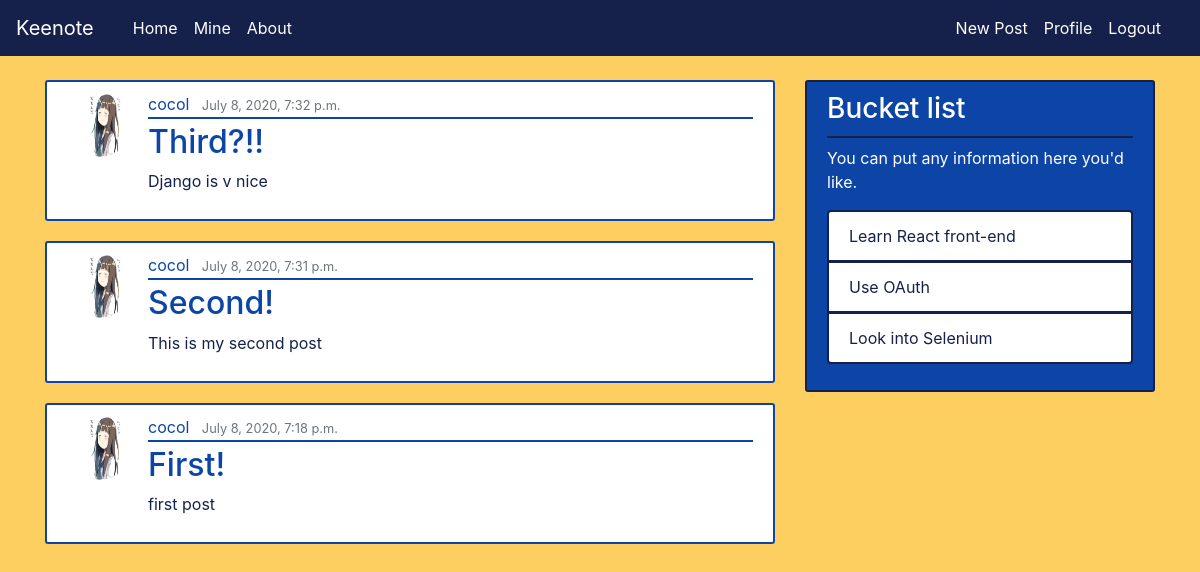
Page /mine/ (signed in) on the earlier database version.
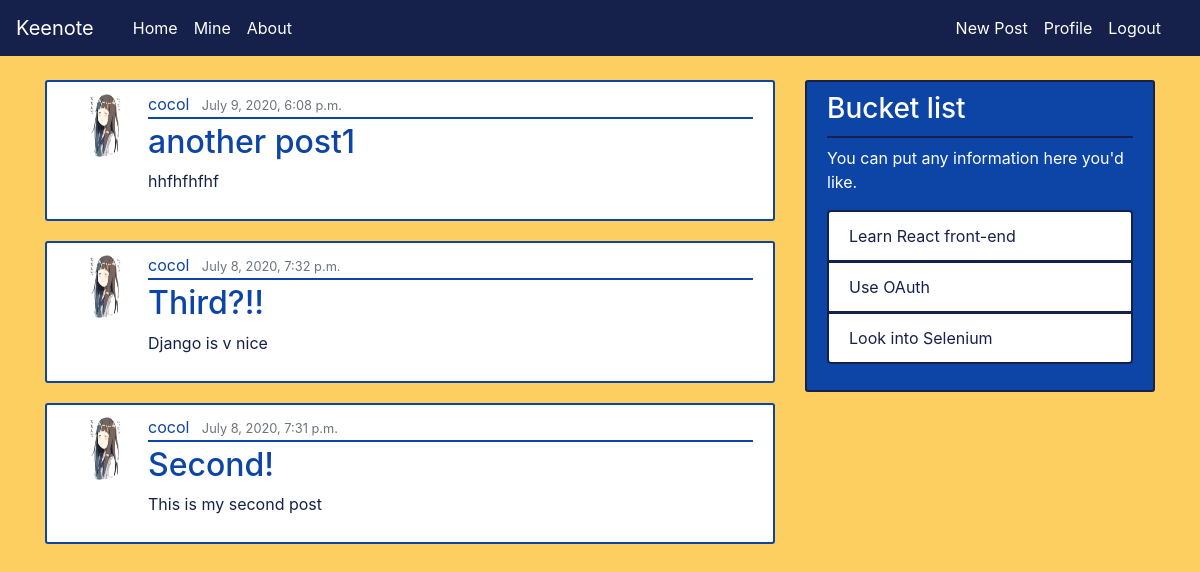
Same page on the later database version.
### blog/models.py (models this page shows, shortened)
class Post(models.Model):
    title = models.CharField(max_length = 200)
    content = models.TextField()
    date_posted = models.DateTimeField(default=timezone.now)
    author = models.ForeignKey(User, on_delete=models.CASCADE)

### users/models.py (models this page shows, shortened)
class Profile(models.Model):
    user = models.OneToOneField(User, on_delete=models.CASCADE)
    image = models.ImageField(default='default.PNG', upload_to='profile_pics')

### blog/views.py (the view)
# urls.py: path('mine/', MyPostsView.as_view(), name="my-posts"),
class MyPostsView(LoginRequiredMixin, ListView):
    model = Post
    template_name = "blog/mine.html" # naming convention:<app>/<model>_<viewtype>.html
    context_object_name = 'posts'
    ordering = ['-date_posted']

### blog/templates/blog/mine.html
{% extends "blog/base.html" %}
{% block content %}
    {% for post in posts %}
        {% if post.author == user %}
            <article class="media content-section">
                <img class="rounded-circle article-img" src="{{ post.author.profile.image.url }}">
                <div class="media-body">
                    <div class="article-metadata">
                        <a class="mr-2 article-author" href="#">{{ post.author }}</a>
                        <small class="text-muted">{{ post.date_posted }}</small>
                    </div>
                    <h2><a class="article-title" href="{% url 'post-detail' post.id %}">{{ post.title }}</a></h2>
                    <p class="article-content">{{ post.content }}</p>
                </div>
            </article>
        {% endif %}
    {% endfor %}
{% endblock %}

### blog/templates/blog/base.html (shortened to what this page needs)
{% load static %}
<!DOCTYPE html>
<html>
    <head>
        <link rel="stylesheet" href="https://maxcdn.bootstrapcdn.com/bootstrap/4.0.0/css/bootstrap.min.css">
        <link rel="stylesheet" type="text/css" href="{% static 'blog/main.css' %}">
    </head>
    <body>
      <header class="site-header">
        <nav class="navbar navbar-expand-md navbar-dark bg-navy fixed-top">
            <a class="navbar-brand" href="{% url 'blog-home' %}">Keenote</a>
            <div class="container">
              <div class="collapse navbar-collapse" id="navbarSupportedContent">
                <div class="navbar-nav mr-auto">
                    <a class="nav-link" href="{% url 'blog-home' %}">Home </a>
                    <a class="nav-link" href="{% url 'my-posts' %}">Mine </a>
                    <a class="nav-link" href="{% url 'blog-about' %}">About</a>
                </div>
                <div class="navbar-nav">
                  {% if user.is_authenticated %}
                    <a class="nav-link" href="{% url 'post-create' %}">New Post</a>
                    <a class="nav-link" href="{% url 'profile' %}">Profile</a>
                    <a class="nav-link" href="{% url 'logout' %}">Logout</a>
                  {% else %}
                    <a class="nav-link" href="{% url 'login' %}">Login</a>
                    <a class="nav-link" href="{% url 'register' %}">Register</a>
                  {% endif %}
                </div>
              </div>
            </div>
          </nav>
        </header>
        <main role="main" class="container">
            <div class="row">
                <div class="col-md-8">
                    {% block content %}{% endblock %}
                </div>
                <div class="col-md-4">
                  {% if user.is_authenticated %}
                    <div class="content-section task-section">
                      <h3 class="task-heading">Bucket list</h3>
                      <p class='task-description'>You can put any information here you'd like.
                        <ul class="list-group">
                          <li class="list-group-item list-group-item-light task-item">Learn React front-end</li>
                          <li class="list-group-item list-group-item-light task-item">Use OAuth</li>
                          <li class="list-group-item list-group-item-light task-item">Look into Selenium</li>
                        </ul>
                      </p>
                    </div>
                  {% endif %}
                </div>
            </div>
        </main>
    </body>
</html>

### blog/static/blog/main.css (style rules this page uses)
body { background: #fdcf60; color: #16214b; margin-top: 5rem; }
h1, h2, h3, h4, h5, h6 { color: #16214b; }
ul { margin: 0; color: #0c45a6; }
.bg-navy { background-color: #16214b; }
.site-header .navbar-nav .nav-link { color: #ffffff; }
.content-section { background-color: #ffffff; padding: 10px 20px; border: 2px solid #0c45a6; border-radius: 3px; margin-bottom: 20px; }
.task-section { background-color: #0c45a6; padding: 10px 20px; border: 2px solid #16214b; border-radius: 3px; margin-bottom: 20px; }
.task-heading { color: #ffffff; border-bottom: 2px solid #16214b; padding-bottom: 10px; }
.list-group-item { color: #16214b; background-color: #ffffff; border: 2px solid #16214b; }
.task-description { color: #ffffff; }
.article-title { color: #0c45a6; }
.article-content { white-space: pre-line; }
.article-img { height: 65px; width: 65px; margin-right: 16px; }
.article-metadata { padding-bottom: 1px; margin-bottom: 4px; border-bottom: 2px solid #0c45a6 }
.article-author { color: #0c45a6; }

Differences in the rows shown:
removed Post: author.profile.image (picture), author "cocol", date_posted "July 8, 2020, 7:18 p.m.", title "First!", content "first post"
added Post: author.profile.image (picture), author "cocol", date_posted "July 9, 2020, 6:08 p.m.", title "another post1", content "hhfhfhfhf"
